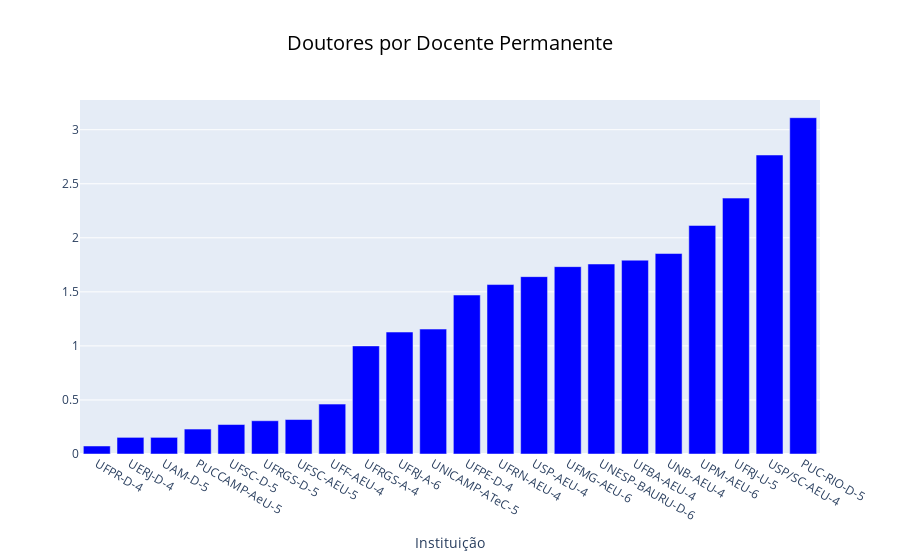

The notebook cell this image was saved under:
### Code cell
make_chart(doutores_permanente, 'Doutores por Docente Permanente')

### Figure 1 — Plotly figure (JSON) as saved in the notebook; plotly's stock layout.template omitted (floating-point values rounded to 4 significant figures)
{"data": [{"marker": {"color": "#0000FF"}, "type": "bar", "x": ["UFPR-D-4", "UERJ-D-4", "UAM-D-5", "PUCCAMP-AeU-5", "UFSC-D-5", "UFRGS-D-5", "UFSC-AEU-5", "UFF-AEU-4", "UFRGS-A-4", "UFRJ-A-6", "UNICAMP-ATeC-5", "UFPE-D-4", "UFRN-AEU-4", "USP-AEU-4", "UFMG-AEU-6", "UNESP-BAURU-D-6", "UFBA-AEU-4", "UNB-AEU-4", "UPM-AEU-6", "UFRJ-U-5", "USP/SC-AEU-4", "PUC-RIO-D-5"], "y": [0.07407, 0.1538, 0.1538, 0.2308, 0.2727, 0.3077, 0.3188, 0.4615, 1, 1.128, 1.156, 1.471, 1.568, 1.641, 1.733, 1.758, 1.793, 1.855, 2.114, 2.367, 2.766, 3.111]}], "layout": {"barmode": "stack", "title": {"font": {"color": "#000000", "size": 20}, "text": "Doutores por Docente Permanente", "x": 0.5, "xanchor": "center"}, "xaxis": {"title": {"text": "Instituição"}}}}
